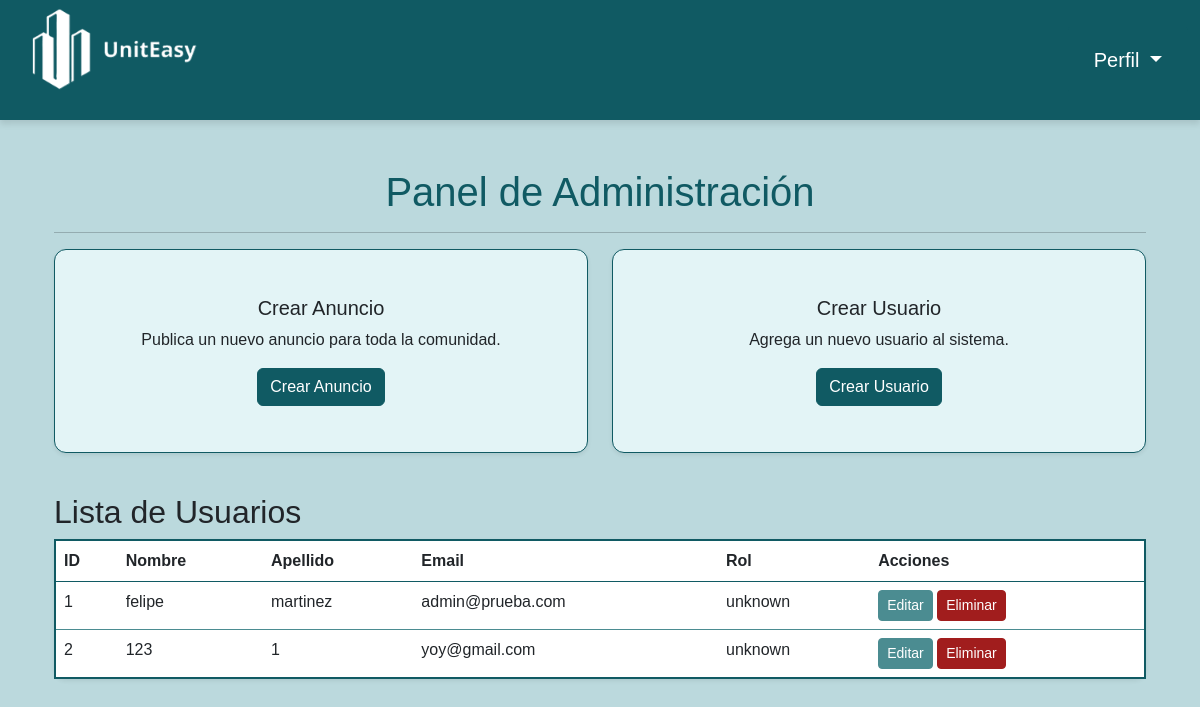
The app's page /, older data.
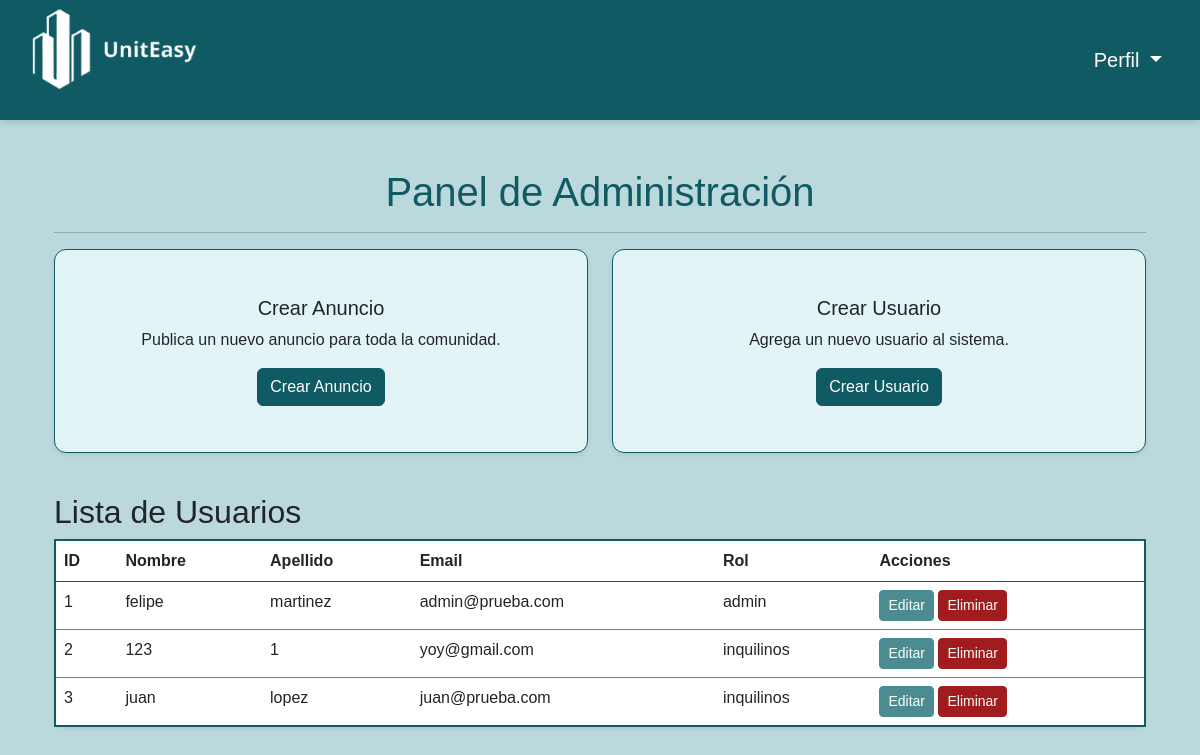
The same page, newer data.
### usuarios/models.py (models this page shows, shortened)
class Usuario(AbstractBaseUser, PermissionsMixin):
    nombre = models.CharField(max_length=50)
    apellido = models.CharField(max_length=50)
    email = models.EmailField(unique=True)
    password = models.CharField(max_length=255)
    id_rol = models.ForeignKey(Roles, on_delete=models.CASCADE)
    id_apartamento = models.ForeignKey(Apartamento, null=True, blank=True, on_delete=models.SET_NULL)
    foto_perfil = models.ImageField(upload_to='fotos_perfil/', null=True, blank=True)
    is_active = models.BooleanField(default=True)
    is_staff = models.BooleanField(default=False)
    objects = UsuarioManager()
    USERNAME_FIELD = 'email'
    REQUIRED_FIELDS = ['nombre', 'apellido']

class Roles(models.Model):
    nombre = models.CharField(max_length=255)

### usuarios/views.py (the view)
# urls.py: path('', UsuarioListView.as_view(), name='usuarios_list'),
class UsuarioListView(ListView):
    model = Usuario
    template_name = 'usuarios/administrador/dashboard.html'  # Mismo template que usabas para listar usuarios
    context_object_name = 'usuarios'

### usuarios/context_processors.py (called while the page is built)
def rol_usuario(request):
    if request.user.is_authenticated:
        return {'rol_usuario': request.user.id_rol.nombre}  # Suponiendo que el campo 'id_rol.nombre' te da el nombre del rol
    return {'rol_usuario': None}

### usuarios/templates/usuarios/administrador/dashboard.html
{% extends 'base.html' %}
{% block content %}
<div class="container mt-5">
    <h1 class="text-center">Panel de Administración</h1>
    <hr>
    <div class="row text-center">
        <div class="col-md-6 mb-3">
            <div class="card shadow-sm border-custom">
                <div class="card-body">
                    <h5 class="card-title">Crear Anuncio</h5>
                    <p class="card-text">Publica un nuevo anuncio para toda la comunidad.</p>
                    <a href="{% url 'crear_anuncio' %}" class="btn btn-primary">Crear Anuncio</a>
                </div>
            </div>
        </div>
        <div class="col-md-6 mb-3">
            <div class="card shadow-sm border-custom">
                <div class="card-body">
                    <h5 class="card-title">Crear Usuario</h5>
                    <p class="card-text">Agrega un nuevo usuario al sistema.</p>
                    <a href="{% url 'crear_usuario' %}" class="btn btn-primary">Crear Usuario</a>
                </div>
            </div>
        </div>
    </div>
    <div class="mt-4">
        <h2>Lista de Usuarios</h2>
        <table class="table custom-table table-hover shadow-sm">
            <thead class="custom-table-header">
                <tr>
                    <th>ID</th>
                    <th>Nombre</th>
                    <th>Apellido</th>
                    <th>Email</th>
                    <th>Rol</th>
                    <th>Acciones</th>
                </tr>
            </thead>
            <tbody class="custom-table-body">
                {% for usuario in usuarios %}
                    <tr>
                        <td>{{ usuario.id }}</td>
                        <td>{{ usuario.nombre }}</td>
                        <td>{{ usuario.apellido }}</td>
                        <td>{{ usuario.email }}</td>
                        <td>{{ usuario.id_rol.nombre }}</td>
                        <td>
                            <a href="{% url 'editar_usuario' usuario.id %}" class="btn btn-action btn-sm">Editar</a>
                            <a href="{% url 'eliminar_usuario' usuario.id %}" class="btn btn-danger-custom btn-sm">Eliminar</a>
                        </td>
                    </tr>
                {% endfor %}
            </tbody>
        </table>
    </div>
</div>
{% endblock %}

### usuarios/templates/base.html (shortened to what this page needs)
{% load static %}
<!DOCTYPE html>
<html lang="es">
<head>
    <link href="https://cdn.jsdelivr.net/npm/bootstrap@5.3.0/dist/css/bootstrap.min.css" rel="stylesheet">
    <link href="{% static 'css/styles.css' %}" rel="stylesheet">
</head>
<body>
    <nav class="navbar navbar-expand-lg">
        <a class="navbar-brand ms-3"
           href="">
            <img src="{% static 'img/logoblanco.png' %}" alt="Logo">
        </a>
        <div class="container-fluid">
            <div class="dropdown ms-3">
                <button class="btn btn-secondary dropdown-toggle" type="button" id="dropdownMenuButton" data-bs-toggle="dropdown" aria-expanded="false">
                    {% if request.user.foto_perfil %}
                        <img src="{{ request.user.foto_perfil.url }}" alt="Foto de perfil" class="rounded-circle">
                    {% else %}
                        Perfil
                    {% endif %}
                </button>
            </div>
        </div>
    </nav>
    <div class="container mt-4">
        {% block content %}
        {% endblock %}
    </div>
</body>
</html>

### static/css/styles.css (style rules this page uses)
body { background-color: #bbd9dd; font-family: 'Arial', sans-serif; }
h1 { color: #105A63; }
.navbar { height: 120px; background-color: #105A63 !important; box-shadow: 0 4px 6px rgba(0, 0, 0, 0.1); align-items: center; }
.navbar-brand img { height: 200px; width: auto; }
.btn-primary { background-color: #105A63 !important; border-color: #105A63 !important; }
.btn-secondary { background-color: #4B8C91; border-color: #4B8C91; }
.dropdown-toggle { padding: 20px 25px; font-size: 20px; border-color: #105A63; background-color: #105A63; }
.card { border-color: #105A63; padding: 30px; border-radius: 8px; box-shadow: 0 4px 8px rgba(0, 0, 0, 0.1); background-color: #e3f4f6; }
.btn-primary { background-color: #105A63; border-color: #105A63; }
.custom-table { background-color: #e3f4f6; border: 2px solid #105A63; border-radius: 12px; }
.custom-table-header { background-color: #105A63; color: white; border-radius: 12px 12px 0 0; }
.custom-table-body tr { color: #105A63; border-bottom: 1px solid #4B8C91; }
.border-custom { border-color: #105A63 !important; border-radius: 12px !important; }
.btn-action { background-color: #4B8C91; border-color: #4B8C91; color: #ffffff; }
.btn-danger-custom { background-color: #A11D1D; border-color: #A11D1D; color: #ffffff; }

Row changes from the older to the newer data that the page shows:
changed Usuario "felipe": id_rol.nombre "unknown" → "admin"
changed through a linked row, Usuario "yoy@gmail.com": id_rol.nombre "unknown" → "inquilinos"
added Usuario: id "3", nombre "juan", apellido "lopez", email "juan@prueba.com", id_rol.nombre "inquilinos"
